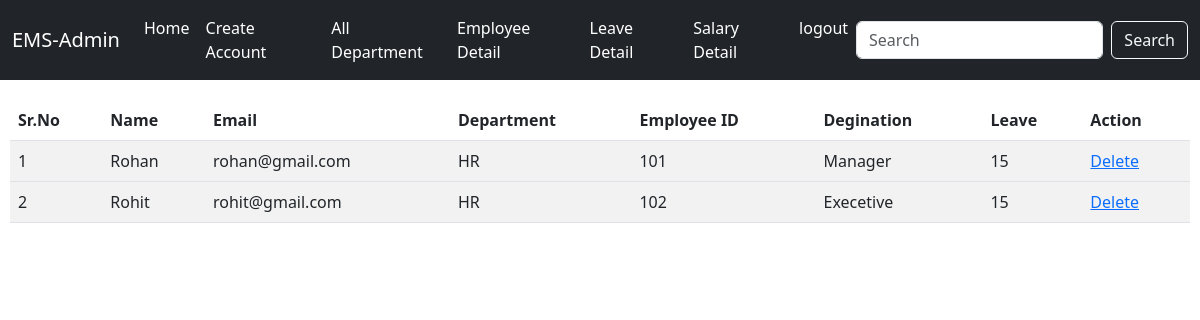
/leave/ (signed in), run on the app's committed database.
### emp_app/models.py (models this page shows, shortened)
class Userdetail(AbstractBaseUser,PermissionsMixin):
        email=models.EmailField(unique=True)
        username=models.CharField(max_length=100)
        department=models.CharField(max_length=100)
        employeename=models.CharField(max_length=100)
        employeepic=models.ImageField(upload_to='images/')
        fathername=models.CharField(max_length=100)
        mothername=models.CharField(max_length=100)
        employeeid=models.CharField(max_length=100)
        employeedegination=models.CharField(max_length=200)
        joiningdate=models.DateField(null=True)
        employeeleave=models.IntegerField(null=True)
        employeesalary=models.IntegerField(null=True)
        employeecontect=models.IntegerField(null=True)
        employeeaddress=models.CharField(max_length=200)
        Key=models.CharField(max_length=200,null=True)
        is_active = models.BooleanField(default=True)
        is_staff = models.BooleanField(default=False)
        objects=CustomuserdetailManager()
        USERNAME_FIELD='email'
        REQUIRED_FIELDS=['username','department']

### emp_app/views.py (the view)
# urls.py: path('leave/',views.leave,name='leave'),
@login_required
def leave(request):
    userdep=request.user.department
    leavedata=Userdetail.objects.all().exclude(department=userdep)
    return render(request,'admin/leave.html',{'leavedata':leavedata})

### emp_app/templates/admin/leave.html (shortened to what this page needs)
{% extends 'admin/admin_panel.html'%}
{% load static %}
{% block content %}
       <div style='margin:20px 10px'>
        <table class='table table-striped table-hover' >
            <thead>
            <tr>
                <th> Sr.No</th>
                <th> Name</th>
                <th> Email</th>
                <th> Department</th>
                <th> Employee ID</th>
                <th> Degination</th>
                <th> Leave </th>
                <th> Action </th>
            </tr>
            <thead>
                {% for i in leavedata %}
            <tbody>
            <tr>
                <td>{{forloop.counter}}</td>
                <td>{{i.username}}</td>
                <td>{{i.email}}</td>
                <td>{{i.department}}</td>
                <td>{{i.employeeid}}</td>
                <td>{{i.employeedegination}}</td>
                <td>{{i.employeeleave}}</td>
                <td> <a href='/delete/{{i.id}}/' type='submit'> Delete </a></td>
            </tr>
            <tbody>
                {% endfor %}
        </table>
       </div>
{% endblock %}

### emp_app/templates/admin/admin_panel.html (shortened to what this page needs)
{% load static %}
<!doctype html>
<html lang="en">
  <head>
    <link href="https://cdn.jsdelivr.net/npm/bootstrap@5.3.0-alpha1/dist/css/bootstrap.min.css" rel="stylesheet">
  </head>
  <body>
    <nav class="navbar navbar-expand-lg navbar-dark bg-dark">
        <div class="container-fluid">
          <a class="navbar-brand" href="/admin_panel/">EMS-Admin</a>
          <div class="collapse navbar-collapse" id="navbarSupportedContent">
            <ul class="navbar-nav me-auto mb-2 mb-lg-0">
              <li class="nav-item">
                <a class="nav-link active" aria-current="page" href="/admin_panel/">Home</a>
              </li>
              <li class="nav-item">
                <a class="nav-link active" href="/create_account/">Create Account</a>
              </li>
              <li class="nav-item">
                <a class="nav-link active" href="/alldepartment/">All Department</a>
              </li>
              <li class="nav-item">
                <a class="nav-link active" href="/allemployee2/">Employee Detail</a>
              </li>
              <li class="nav-item">
                <a class="nav-link active" href="/leave/">Leave Detail</a>
              </li>
              <li class="nav-item">
                <a class="nav-link active" href="/salary/">Salary Detail</a>
              </li>
              <li class="nav-item navbar-dark bg-dark">
                <a class="nav-link active" href="/logout/">logout</a>
              </li>
            </ul>
            <form class="d-flex" role="search">
              <input class="form-control me-2" type="search" placeholder="Search" aria-label="Search">
              <button class="btn btn-outline-light" type="submit">Search</button>
            </form>
          </div>
        </div>
      </nav>
      {% block content %}
      {% endblock %}
  </body>
</html>

### data on the page
Userdetail: username "Rohan", email "rohan@gmail.com", department "HR", employeeid "101", employeedegination "Manager", employeeleave "15"
Userdetail: username "Rohit", email "rohit@gmail.com", department "HR", employeeid "102", employeedegination "Execetive", employeeleave "15"
